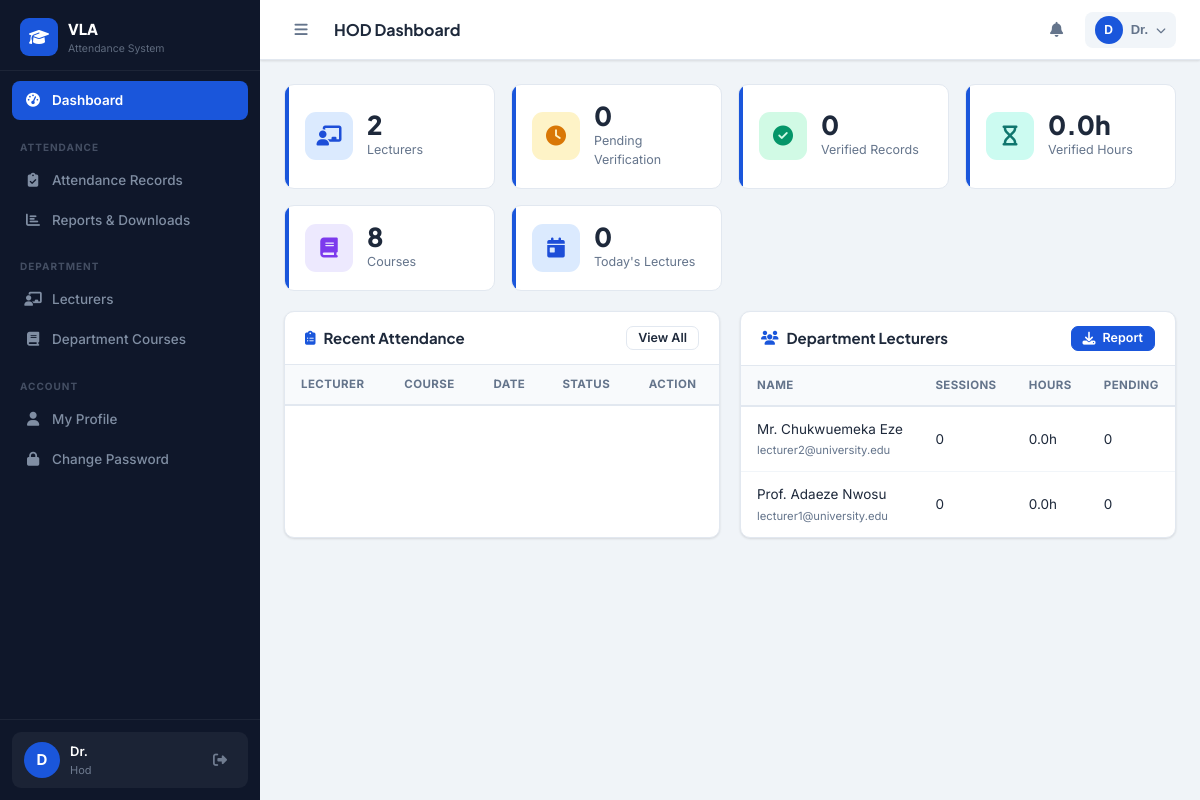
The app's page /hod/dashboard.php (signed in) with its own data.
### tables this page shows
CREATE TABLE IF NOT EXISTS users (
    id INT AUTO_INCREMENT PRIMARY KEY,
    full_name VARCHAR(150) NOT NULL,
    email VARCHAR(150) NOT NULL UNIQUE,
    phone VARCHAR(20),
    password VARCHAR(255) NOT NULL,
    role ENUM('admin','hod','lecturer') NOT NULL DEFAULT 'lecturer',
    department_id INT,
    staff_id VARCHAR(50) UNIQUE,
    gender ENUM('male','female','other'),
    qualification VARCHAR(200),
    specialization VARCHAR(200),
    profile_photo VARCHAR(255) DEFAULT 'default.png',
    status ENUM('active','inactive','suspended') DEFAULT 'active',
    last_login DATETIME,
    reset_token VARCHAR(100),
    reset_expires DATETIME,
    created_at TIMESTAMP DEFAULT CURRENT_TIMESTAMP,
    updated_at TIMESTAMP DEFAULT CURRENT_TIMESTAMP ON UPDATE CURRENT_TIMESTAMP,
    FOREIGN KEY (department_id) REFERENCES departments(id) ON DELETE SET NULL
);

### includes/functions.php (called while the page is built, shortened)
<?php
if (!function_exists('clean')) {
    function clean(string $str): string {
        return htmlspecialchars(trim($str), ENT_QUOTES, 'UTF-8');
    }
}
if (!function_exists('getCurrentUser')) {
    function getCurrentUser(): ?array {
        $conn = getDBConnection();
        $uid = (int)$_SESSION['user_id'];
        $r = $conn->query("SELECT u.*, d.name as dept_name, d.code as dept_code
            FROM users u LEFT JOIN departments d ON u.department_id = d.id
            WHERE u.id = $uid LIMIT 1");
        return $r ? $r->fetch_assoc() : null;
    }
}

### hod/dashboard.php (the view, shortened to what this page needs)
<?php
require_once '../includes/functions.php';
$pageTitle = 'HOD Dashboard';
$conn = getDBConnection();
$deptId = (int)($_SESSION['dept_id'] ?? 0);
$deptWhere = $deptId ? "AND c.department_id = $deptId" : '';
$lecWhere  = $deptId ? "AND u.department_id = $deptId" : '';
$totalLecturers = $conn->query("SELECT COUNT(*) as c FROM users u WHERE u.role='lecturer' $lecWhere")->fetch_assoc()['c'];
$totalCourses   = $conn->query("SELECT COUNT(*) as c FROM courses c WHERE 1=1 $deptWhere")->fetch_assoc()['c'];
$pending = $conn->query("SELECT COUNT(*) as c FROM attendance_records ar JOIN courses c ON ar.course_id=c.id WHERE ar.status='pending' $deptWhere")->fetch_assoc()['c'];
$verified = $conn->query("SELECT COUNT(*) as c FROM attendance_records ar JOIN courses c ON ar.course_id=c.id WHERE ar.status='verified' $deptWhere")->fetch_assoc()['c'];
$totalHours = $conn->query("SELECT COALESCE(SUM(ar.duration_hours),0) as h FROM attendance_records ar JOIN courses c ON ar.course_id=c.id WHERE ar.status='verified' $deptWhere")->fetch_assoc()['h'];
$todayLec = $conn->query("SELECT COUNT(*) as c FROM attendance_records ar JOIN courses c ON ar.course_id=c.id WHERE ar.attendance_date=CURDATE() $deptWhere")->fetch_assoc()['c'];
$lecturers = $conn->query("SELECT u.*,
    (SELECT COUNT(*) FROM attendance_records WHERE lecturer_id=u.id) as sessions,
    (SELECT COALESCE(SUM(duration_hours),0) FROM attendance_records WHERE lecturer_id=u.id AND status='verified') as hours,
    (SELECT COUNT(*) FROM attendance_records WHERE lecturer_id=u.id AND status='pending') as pending
    FROM users u WHERE u.role='lecturer' $lecWhere ORDER BY u.full_name");
$sidebarItems = [
    ['url'=>'hod/dashboard.php','icon'=>'fas fa-tachometer-alt','label'=>'Dashboard','active'=>true],
    ['divider'=>'Attendance'],
    ['url'=>'admin/attendance.php','icon'=>'fas fa-clipboard-check','label'=>'Attendance Records','badge'=>$pending > 0 ? $pending : null],
    ['url'=>'hod/reports.php','icon'=>'fas fa-chart-bar','label'=>'Reports & Downloads'],
    ['divider'=>'Department'],
    ['url'=>'hod/lecturers.php','icon'=>'fas fa-chalkboard-teacher','label'=>'Lecturers'],
    ['url'=>'hod/courses.php','icon'=>'fas fa-book','label'=>'Department Courses'],
    ['divider'=>'Account'],
    ['url'=>'hod/profile.php','icon'=>'fas fa-user','label'=>'My Profile'],
    ['url'=>'hod/change_password.php','icon'=>'fas fa-lock','label'=>'Change Password'],
];
include '../includes/header.php';
?>
<div class="stats-grid">
  <div class="stat-card"><div class="stat-icon blue"><i class="fas fa-chalkboard-teacher"></i></div><div><div class="stat-value"><?= $totalLecturers ?></div><div class="stat-label">Lecturers</div></div></div>
  <div class="stat-card"><div class="stat-icon orange"><i class="fas fa-clock"></i></div><div><div class="stat-value"><?= $pending ?></div><div class="stat-label">Pending Verification</div></div></div>
  <div class="stat-card"><div class="stat-icon green"><i class="fas fa-check-circle"></i></div><div><div class="stat-value"><?= $verified ?></div><div class="stat-label">Verified Records</div></div></div>
  <div class="stat-card"><div class="stat-icon teal"><i class="fas fa-hourglass"></i></div><div><div class="stat-value"><?= number_format($totalHours,1) ?>h</div><div class="stat-label">Verified Hours</div></div></div>
  <div class="stat-card"><div class="stat-icon purple"><i class="fas fa-book"></i></div><div><div class="stat-value"><?= $totalCourses ?></div><div class="stat-label">Courses</div></div></div>
  <div class="stat-card"><div class="stat-icon blue"><i class="fas fa-calendar-day"></i></div><div><div class="stat-value"><?= $todayLec ?></div><div class="stat-label">Today's Lectures</div></div></div>
</div>
<div class="grid-2 mb-3">
  <div class="card">
    <div class="card-header">
      <span class="card-title"><i class="fas fa-clipboard-list"></i> Recent Attendance</span>
      <a href="<?= BASE_URL ?>admin/attendance.php" class="btn btn-outline btn-sm">View All</a>
    </div>
    <div class="table-wrapper">
      <table class="data-table">
        <thead><tr><th>Lecturer</th><th>Course</th><th>Date</th><th>Status</th><th>Action</th></tr></thead>
      </table>
    </div>
  </div>
  <div class="card">
    <div class="card-header">
      <span class="card-title"><i class="fas fa-users"></i> Department Lecturers</span>
      <a href="<?= BASE_URL ?>hod/reports.php" class="btn btn-primary btn-sm"><i class="fas fa-download"></i> Report</a>
    </div>
    <div class="table-wrapper">
      <table class="data-table">
        <thead><tr><th>Name</th><th>Sessions</th><th>Hours</th><th>Pending</th></tr></thead>
        <tbody>
          <?php while ($r = $lecturers->fetch_assoc()): ?>
          <tr>
            <td><?= clean($r['full_name']) ?><br><small class="text-muted"><?= clean($r['email']) ?></small></td>
            <td><?= $r['sessions'] ?></td>
            <td><?= number_format($r['hours'],1) ?>h</td>
            <td><?= $r['pending'] > 0 ? '<span class="badge badge-warning">'.$r['pending'].'</span>' : '0' ?></td>
          </tr>
          <?php endwhile ?>
        </tbody>
      </table>
    </div>
  </div>
</div>
<?php include '../includes/footer.php'; ?>

### includes/header.php (shortened to what this page needs)
<?php
$user = getCurrentUser();
?>
<!DOCTYPE html>
<html lang="en">
<head>
<link rel="stylesheet" href="https://cdnjs.cloudflare.com/ajax/libs/font-awesome/6.4.2/css/all.min.css">
<link rel="stylesheet" href="<?= BASE_URL ?>assets/css/style.css">
</head>
<body>
<aside class="sidebar" id="sidebar">
  <div class="sidebar-brand">
    <div class="brand-icon"><i class="fas fa-graduation-cap"></i></div>
    <div class="brand-text">
      <span class="brand-name">VLA</span>
      <span class="brand-sub">Attendance System</span>
    </div>
  </div>
  <nav class="sidebar-nav">
    <?php if (isset($sidebarItems) && is_array($sidebarItems)): ?>
      <?php foreach ($sidebarItems as $item): ?>
        <?php if (isset($item['divider'])): ?>
          <div class="nav-divider"><?= clean($item['divider']) ?></div>
        <?php else: ?>
          <a href="<?= BASE_URL . $item['url'] ?>" class="nav-item <?= (isset($item['active']) && $item['active']) ? 'active' : '' ?>">
            <i class="<?= $item['icon'] ?>"></i>
            <span><?= clean($item['label']) ?></span>
          </a>
        <?php endif ?>
      <?php endforeach ?>
    <?php endif ?>
  </nav>
  <div class="sidebar-footer">
    <div class="user-card">
      <div class="user-avatar">
        <?= strtoupper(substr($user['full_name'] ?? 'U', 0, 1)) ?>
      </div>
      <div class="user-info">
        <span class="user-name"><?= clean(explode(' ', $user['full_name'] ?? 'User')[0]) ?></span>
        <span class="user-role"><?= ucfirst($_SESSION['role'] ?? '') ?></span>
      </div>
      <a href="<?= BASE_URL ?>logout.php" class="logout-btn" title="Logout"><i class="fas fa-sign-out-alt"></i></a>
    </div>
  </div>
</aside>
<div class="main-wrapper" id="mainWrapper">
  <header class="topbar">
    <button class="sidebar-toggle" id="sidebarToggle">
      <i class="fas fa-bars"></i>
    </button>
    <div class="topbar-title">
      <h1 class="page-title"><?= isset($pageTitle) ? clean($pageTitle) : 'Dashboard' ?></h1>
    </div>
    <div class="topbar-actions">
      <div class="notif-wrapper">
        <button class="icon-btn notif-btn" id="notifBtn">
          <i class="fas fa-bell"></i>
        </button>
      </div>
      <div class="profile-wrapper">
        <button class="icon-btn profile-btn" id="profileBtn">
          <div class="profile-avatar"><?= strtoupper(substr($user['full_name'] ?? 'U', 0, 1)) ?></div>
          <span class="profile-name"><?= clean(explode(' ', $user['full_name'] ?? 'User')[0]) ?></span>
          <i class="fas fa-chevron-down"></i>
        </button>
      </div>
    </div>
  </header>
  <main class="content-area">

### records on screen
users: full_name "D", full_name "Dr."
users: full_name "Mr. Chukwuemeka Eze", email "lecturer2@university.edu", sessions "0", hours "0.0"
users: full_name "Prof. Adaeze Nwosu", email "lecturer1@university.edu", sessions "0", hours "0.0"

### other values on screen
$item['label'] "Dashboard"
$item['divider'] "ATTENDANCE"
$item['label'] "Attendance Records"
$item['label'] "Reports & Downloads"
$item['divider'] "DEPARTMENT"
$item['label'] "Lecturers"
$item['label'] "Department Courses"
$item['divider'] "ACCOUNT"
$item['label'] "My Profile"
$item['label'] "Change Password"
$_SESSION['role'] "Hod"
$pageTitle "HOD Dashboard"
$totalLecturers "2"
$pending "0"
$verified "0"
